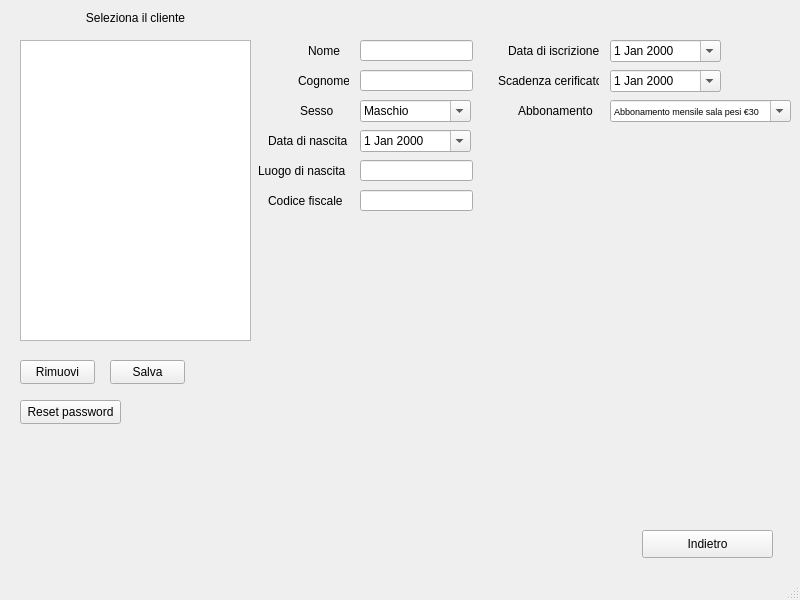
<?xml version="1.0" encoding="UTF-8"?>
<ui version="4.0">
 <class>MainWindow</class>
 <widget class="QMainWindow" name="MainWindow">
  <property name="geometry">
   <rect>
    <x>0</x>
    <y>0</y>
    <width>800</width>
    <height>600</height>
   </rect>
  </property>
  <property name="windowTitle">
   <string>MainWindow</string>
  </property>
  <widget class="QWidget" name="centralwidget">
   <widget class="QListWidget" name="listWidget">
    <property name="geometry">
     <rect>
      <x>20</x>
      <y>40</y>
      <width>231</width>
      <height>301</height>
     </rect>
    </property>
   </widget>
   <widget class="QLabel" name="lblTitolo">
    <property name="geometry">
     <rect>
      <x>20</x>
      <y>10</y>
      <width>231</width>
      <height>16</height>
     </rect>
    </property>
    <property name="text">
     <string>Seleziona il cliente</string>
    </property>
    <property name="alignment">
     <set>Qt::AlignCenter</set>
    </property>
   </widget>
   <widget class="QLineEdit" name="txtNome">
    <property name="geometry">
     <rect>
      <x>360</x>
      <y>40</y>
      <width>113</width>
      <height>21</height>
     </rect>
    </property>
   </widget>
   <widget class="QLineEdit" name="txtCognome">
    <property name="geometry">
     <rect>
      <x>360</x>
      <y>70</y>
      <width>113</width>
      <height>21</height>
     </rect>
    </property>
   </widget>
   <widget class="QComboBox" name="cmbSesso">
    <property name="enabled">
     <bool>true</bool>
    </property>
    <property name="geometry">
     <rect>
      <x>360</x>
      <y>100</y>
      <width>111</width>
      <height>22</height>
     </rect>
    </property>
    <property name="editable">
     <bool>true</bool>
    </property>
    <item>
     <property name="text">
      <string>Maschio</string>
     </property>
    </item>
    <item>
     <property name="text">
      <string>Femmina</string>
     </property>
    </item>
   </widget>
   <widget class="QDateEdit" name="txtDataDiNascita">
    <property name="geometry">
     <rect>
      <x>360</x>
      <y>130</y>
      <width>111</width>
      <height>22</height>
     </rect>
    </property>
    <property name="calendarPopup">
     <bool>true</bool>
    </property>
   </widget>
   <widget class="QLineEdit" name="txtLuogoDiNascita">
    <property name="geometry">
     <rect>
      <x>360</x>
      <y>160</y>
      <width>113</width>
      <height>21</height>
     </rect>
    </property>
   </widget>
   <widget class="QLineEdit" name="txtCodiceFiscale">
    <property name="geometry">
     <rect>
      <x>360</x>
      <y>190</y>
      <width>113</width>
      <height>21</height>
     </rect>
    </property>
   </widget>
   <widget class="QDateEdit" name="dtdDataIscrizione">
    <property name="geometry">
     <rect>
      <x>610</x>
      <y>40</y>
      <width>111</width>
      <height>22</height>
     </rect>
    </property>
    <property name="calendarPopup">
     <bool>true</bool>
    </property>
   </widget>
   <widget class="QDateEdit" name="dtdScadenzaCertMedico">
    <property name="geometry">
     <rect>
      <x>610</x>
      <y>70</y>
      <width>111</width>
      <height>22</height>
     </rect>
    </property>
    <property name="calendarPopup">
     <bool>true</bool>
    </property>
   </widget>
   <widget class="QComboBox" name="cmbTipoAbbonamento">
    <property name="geometry">
     <rect>
      <x>610</x>
      <y>100</y>
      <width>181</width>
      <height>22</height>
     </rect>
    </property>
    <property name="font">
     <font>
      <pointsize>7</pointsize>
      <kerning>true</kerning>
     </font>
    </property>
    <property name="editable">
     <bool>true</bool>
    </property>
    <item>
     <property name="text">
      <string>Abbonamento mensile sala pesi €30</string>
     </property>
    </item>
    <item>
     <property name="text">
      <string>Abbonamento annuale sala pesi €300</string>
     </property>
    </item>
    <item>
     <property name="text">
      <string>Abbonamento mensile functional €40</string>
     </property>
    </item>
    <item>
     <property name="text">
      <string>Abbonamento annuale functional €360</string>
     </property>
    </item>
    <item>
     <property name="text">
      <string>Abbonamento mensile zumba €35</string>
     </property>
    </item>
    <item>
     <property name="text">
      <string>Abbonamento annuale zumba €340</string>
     </property>
    </item>
    <item>
     <property name="text">
      <string>abbonamento mensile all inclusive €42</string>
     </property>
    </item>
    <item>
     <property name="text">
      <string>abbonamento annuale all inclusive €420</string>
     </property>
    </item>
   </widget>
   <widget class="QPushButton" name="btnRimuovi">
    <property name="geometry">
     <rect>
      <x>20</x>
      <y>360</y>
      <width>75</width>
      <height>24</height>
     </rect>
    </property>
    <property name="text">
     <string>Rimuovi</string>
    </property>
   </widget>
   <widget class="QPushButton" name="btnReset">
    <property name="geometry">
     <rect>
      <x>20</x>
      <y>400</y>
      <width>101</width>
      <height>24</height>
     </rect>
    </property>
    <property name="text">
     <string>Reset password</string>
    </property>
   </widget>
   <widget class="QLabel" name="lblNome">
    <property name="geometry">
     <rect>
      <x>308</x>
      <y>40</y>
      <width>41</width>
      <height>21</height>
     </rect>
    </property>
    <property name="text">
     <string>Nome</string>
    </property>
   </widget>
   <widget class="QLabel" name="lblCognome">
    <property name="geometry">
     <rect>
      <x>298</x>
      <y>70</y>
      <width>51</width>
      <height>21</height>
     </rect>
    </property>
    <property name="text">
     <string>Cognome</string>
    </property>
   </widget>
   <widget class="QLabel" name="lblSesso">
    <property name="geometry">
     <rect>
      <x>300</x>
      <y>100</y>
      <width>49</width>
      <height>21</height>
     </rect>
    </property>
    <property name="text">
     <string>Sesso</string>
    </property>
   </widget>
   <widget class="QLabel" name="lblDataDiNascita">
    <property name="geometry">
     <rect>
      <x>268</x>
      <y>130</y>
      <width>81</width>
      <height>21</height>
     </rect>
    </property>
    <property name="text">
     <string>Data di nascita</string>
    </property>
   </widget>
   <widget class="QLabel" name="lblLuogoDiNascita">
    <property name="geometry">
     <rect>
      <x>258</x>
      <y>160</y>
      <width>91</width>
      <height>21</height>
     </rect>
    </property>
    <property name="text">
     <string>Luogo di nascita</string>
    </property>
   </widget>
   <widget class="QLabel" name="lblCodFiscale">
    <property name="geometry">
     <rect>
      <x>268</x>
      <y>190</y>
      <width>81</width>
      <height>21</height>
     </rect>
    </property>
    <property name="text">
     <string>Codice fiscale</string>
    </property>
   </widget>
   <widget class="QLabel" name="lblIscrizione">
    <property name="geometry">
     <rect>
      <x>508</x>
      <y>40</y>
      <width>91</width>
      <height>21</height>
     </rect>
    </property>
    <property name="text">
     <string>Data di iscrizione</string>
    </property>
   </widget>
   <widget class="QLabel" name="lblScadenzaCertificato">
    <property name="geometry">
     <rect>
      <x>498</x>
      <y>70</y>
      <width>101</width>
      <height>21</height>
     </rect>
    </property>
    <property name="text">
     <string>Scadenza cerificato</string>
    </property>
   </widget>
   <widget class="QLabel" name="lblAbbonamento">
    <property name="geometry">
     <rect>
      <x>518</x>
      <y>100</y>
      <width>81</width>
      <height>21</height>
     </rect>
    </property>
    <property name="text">
     <string>Abbonamento</string>
    </property>
   </widget>
   <widget class="QPushButton" name="btnSalva">
    <property name="geometry">
     <rect>
      <x>110</x>
      <y>360</y>
      <width>75</width>
      <height>24</height>
     </rect>
    </property>
    <property name="text">
     <string>Salva</string>
    </property>
   </widget>
   <widget class="QPushButton" name="btn_Indietro">
    <property name="geometry">
     <rect>
      <x>642</x>
      <y>530</y>
      <width>131</width>
      <height>28</height>
     </rect>
    </property>
    <property name="text">
     <string>Indietro</string>
    </property>
   </widget>
  </widget>
  <widget class="QStatusBar" name="statusbar"/>
 </widget>
 <resources/>
 <connections/>
</ui>
